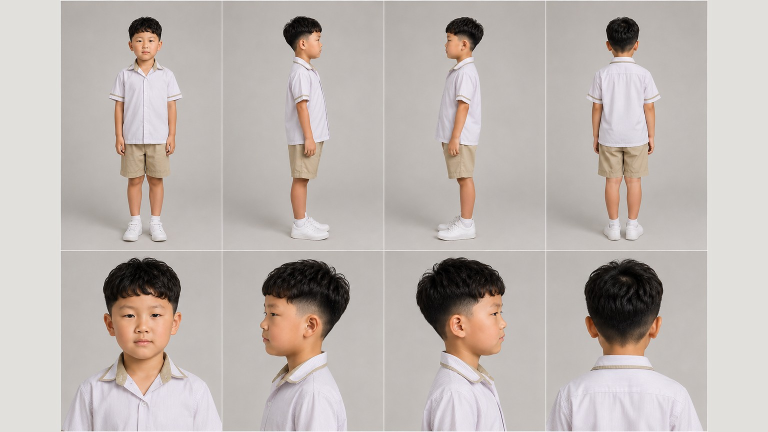
#> input picture kol_profiles/5461b473e11a/ref_00.jpg, 1536 x 864 px (shown at 1/2 size)
$ python -i video.py   (imports and definitions only)
#> lines starting #> are read from the running program, lines starting #| are printed output that depends on the picture
"""Generate TikTok/Reels video with animated bg, word-by-word highlight, and music."""

import math
import re
import subprocess
import tempfile
from pathlib import Path

from PIL import Image, ImageDraw, ImageFilter, ImageFont

WIDTH, HEIGHT = 1080, 1920
MUSIC_DIR = Path(__file__).parent / "music"

EMOJI_RE = re.compile(
    r'[\U0001f000-\U0001ffff\U00002702-\U000027B0\U0000fe00-\U0000fe0f'
    r'\U0001fa00-\U0001faff\U00002600-\U000026FF\U0000200d\U00002640'
    r'\U00002642\U00002b50\U00002b55\U00002934-\U00002935'
    r'\U00002b05-\U00002b07\U0000231a-\U0000231b\U000023e9-\U000023fa'
    r'\U000025aa-\U000025fe\U00003030\U0000303d\U00003297\U00003299]+'
)


# [61 lines left out: functions _get_font, _wrap_text, _split_sentences, not called in this run]


def _strip_emoji(text: str) -> str:
    return EMOJI_RE.sub('', text).strip()


# [22 lines left out: functions _get_duration, _extract_cover_from_pdf, not called in this run]


def _load_image_fill(path: str) -> Image.Image:
    """Load image with blurred background fill — no content lost."""
#> called with path = 'kol_profiles/5461b473e11a/ref_00.jpg'
    img = Image.open(path).convert("RGB")
#> img is the input picture: PIL image 1536x864 RGB; mean R, G, B 190.3, 182.3, 177.7

    # Target size slightly larger than output for Ken Burns headroom
    tw = int(WIDTH * 1.2)
    th = int(HEIGHT * 1.2)

    # Create blurred background: scale to fill, blur heavily
    bg_scale = max(tw / img.width, th / img.height)
#> bg_scale = 2.67
    bg = img.resize((int(img.width * bg_scale), int(img.height * bg_scale)), Image.LANCZOS)
    left = (bg.width - tw) // 2
#> left = 1400
    top = (bg.height - th) // 2
#> top = 0
    bg = bg.crop((left, top, left + tw, top + th))
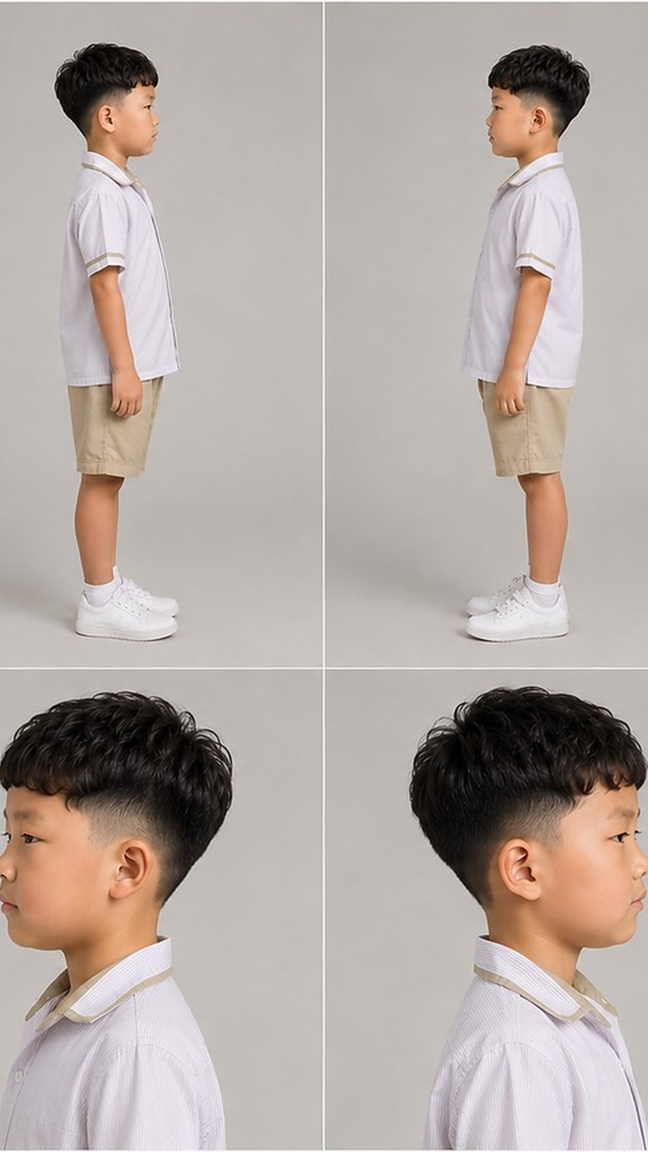
#> bg: PIL image 1296x2304 RGB (shown at 1/2 size); mean R, G, B 181, 170.5, 165
    bg = bg.filter(ImageFilter.GaussianBlur(radius=30))
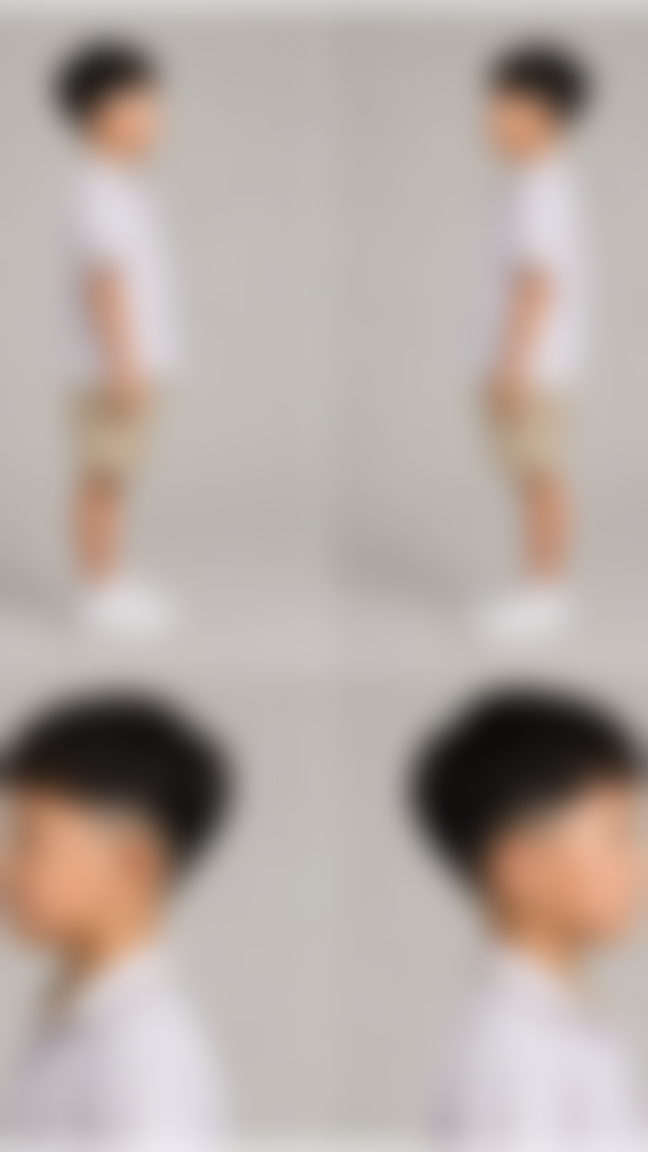
#> bg: PIL image 1296x2304 RGB (shown at 1/2 size); mean R, G, B 181.4, 171, 165.6
    dark = Image.new("RGB", (tw, th), (0, 0, 0))
#> dark: PIL image 1296x2304 RGB; every value is 0
    bg = Image.blend(bg, dark, 0.3)
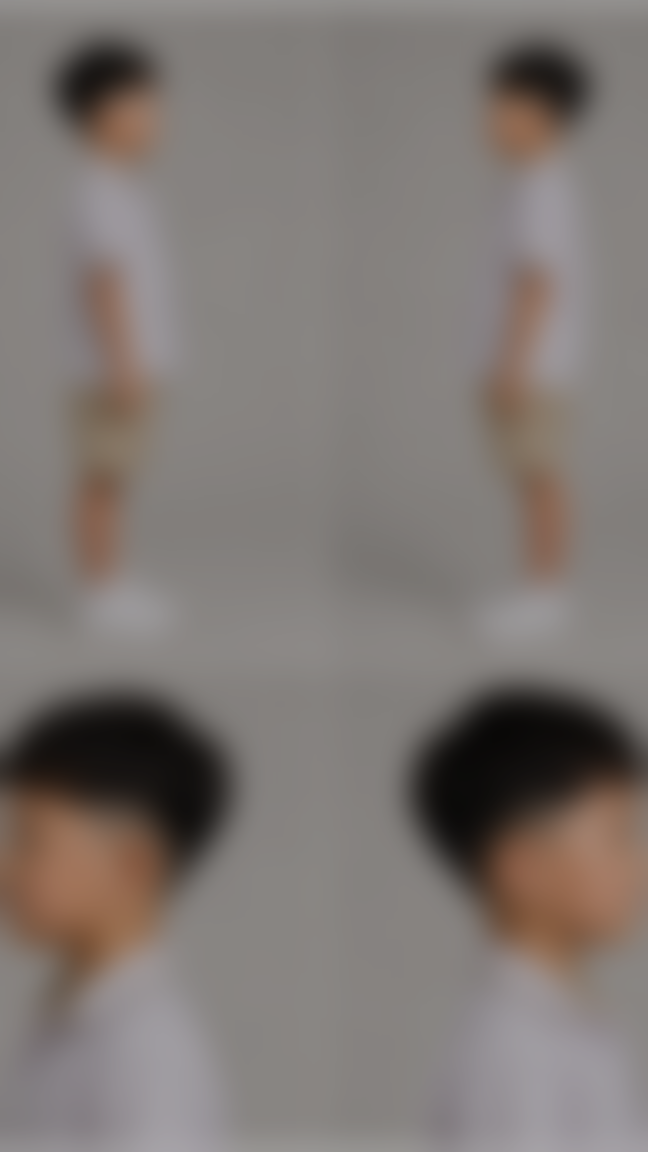
#> bg: PIL image 1296x2304 RGB (shown at 1/2 size); mean R, G, B 126.6, 119.3, 115.4

    # Fit sharp original: scale to fit within frame
    fit_scale = min(WIDTH / img.width, HEIGHT / img.height) * 0.85
#> fit_scale = 0.598
    sharp_w = int(img.width * fit_scale)
#> sharp_w = 918
    sharp_h = int(img.height * fit_scale)
#> sharp_h = 516
    sharp = img.resize((sharp_w, sharp_h), Image.LANCZOS)
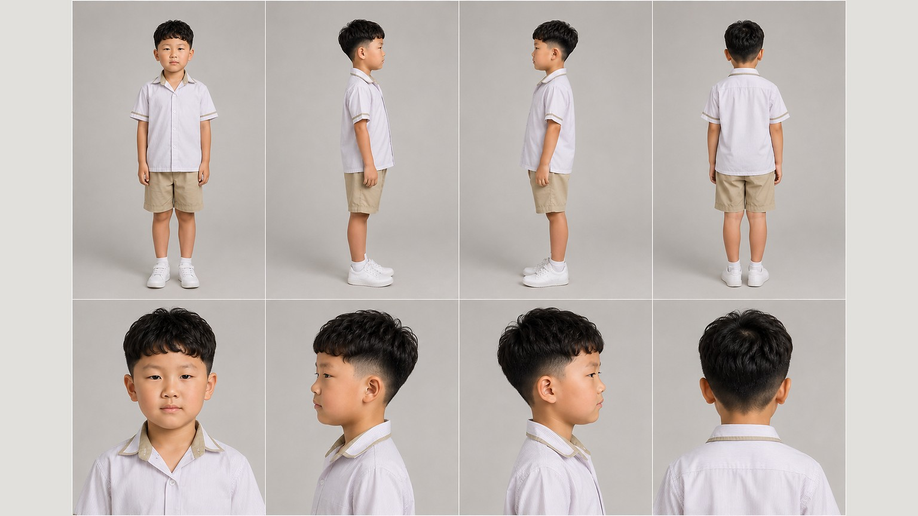
#> sharp: PIL image 918x516 RGB; mean R, G, B 190.3, 182.3, 177.6

    # Center sharp image on blurred background
    x = (tw - sharp_w) // 2
#> x = 189
    y = (th - sharp_h) // 2
#> y = 894

    # Shadow
    shadow = Image.new("RGBA", (sharp_w + 16, sharp_h + 16), (0, 0, 0, 80))
    bg.paste(shadow.convert("RGB"), (x + 8, y + 8), shadow)
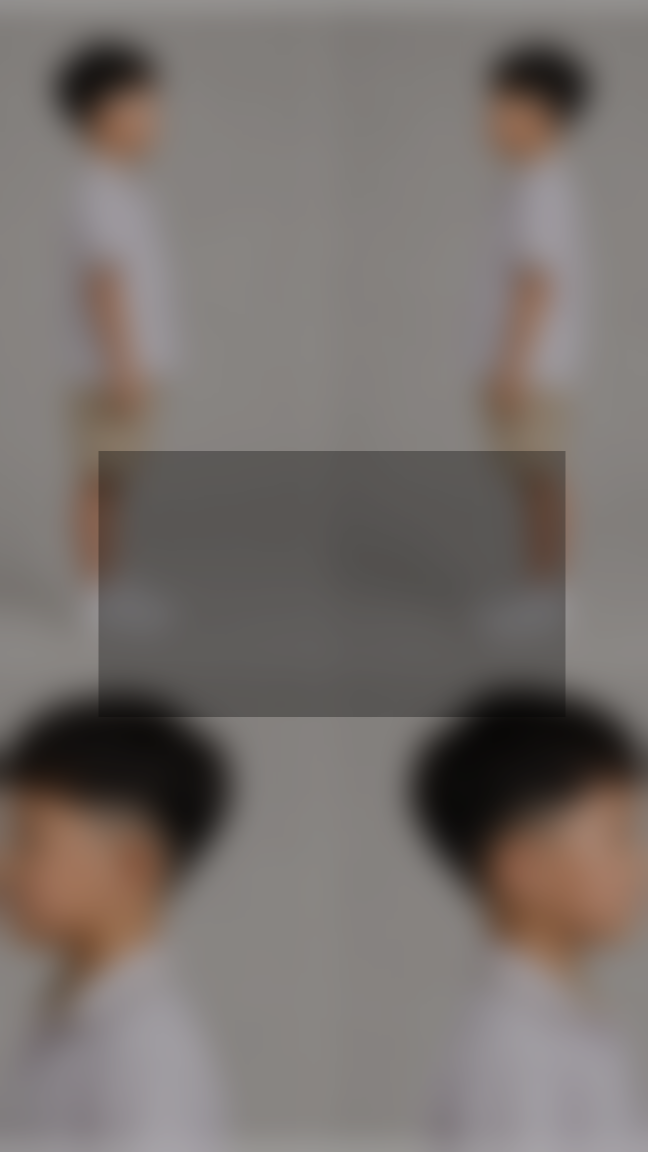
#> bg: PIL image 1296x2304 RGB (shown at 1/2 size); mean R, G, B 119.8, 112.8, 109.1
    bg.paste(sharp, (x, y))
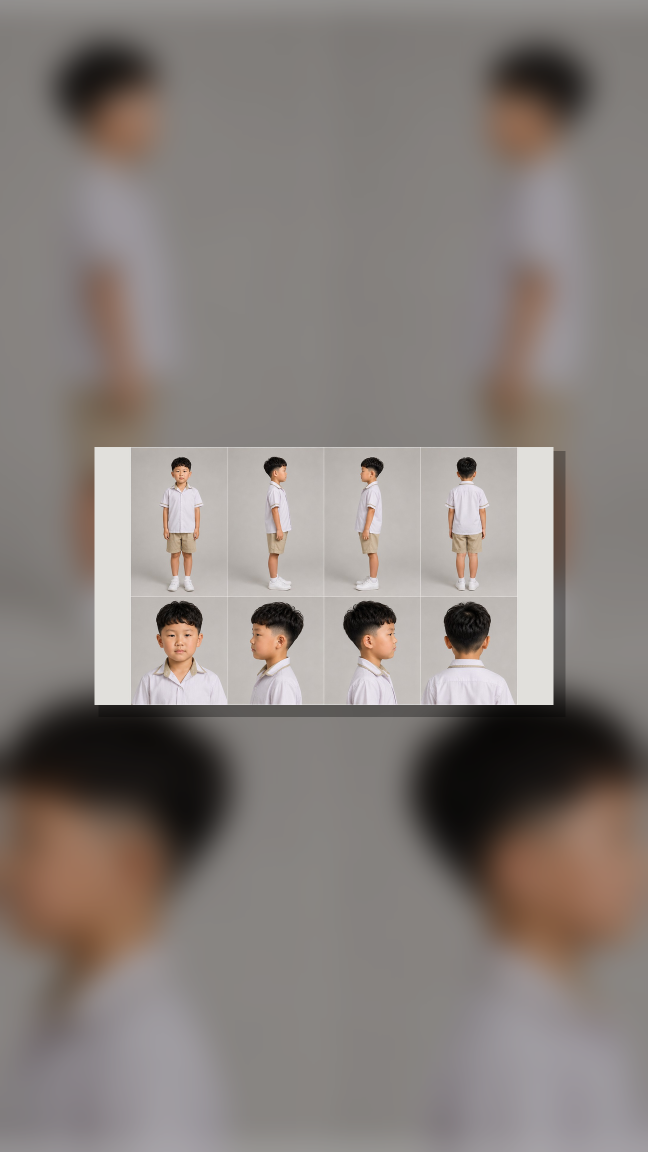
#> bg: PIL image 1296x2304 RGB (shown at 1/2 size); mean R, G, B 135.6, 127.9, 123.9
    return bg


# [491 lines left out: functions _crop_animated, _draw_word_highlight_frame, _center_crop, _apply_effect, _paste_logo, generate_tiktok_video and 1 more, not called in this run]

>>> result = _load_image_fill('kol_profiles/5461b473e11a/ref_00.jpg')
